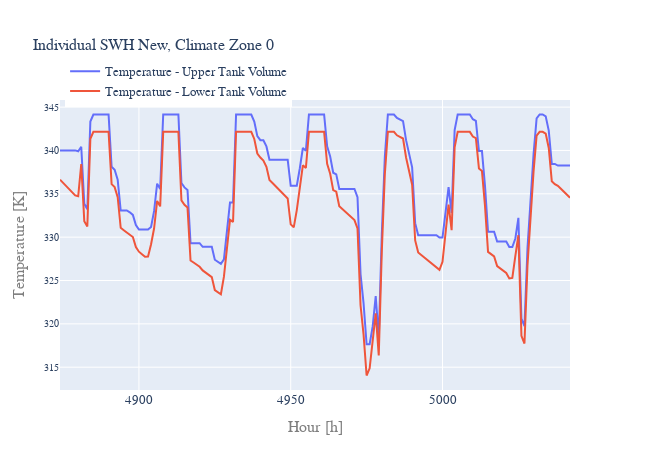

The notebook cell saved with this chart:
### Code cell
fig = Plot(data_headers = [r['t_tank_up'], r['t_tank_low']], \
                 outpath = '', save_image = False, title = 'Individual SWH New, Climate Zone ' + str(int(bl_climate)), 
                 label_h = 'Hour [h]', label_v = 'Temperature [K]',\
                 legend = True, duration_curve = False, margin_l = m_l, margin_b = m_b,\
                 notebook_mode = True, width = w, height = h, fontsize = f, legend_x = 0.01, legend_y = 1.15).\
            series(ts_res_indiv_new_cold.loc[first_hour + 1 : last_hour + 1,\
                [r['t_tank_up'], r['t_tank_low']]], \
                 outfile = '', modes = 'lines')

### Figure 1 — Plotly figure (JSON) as saved in the notebook; plotly's stock layout.template omitted (floating-point values rounded to 4 significant figures; data arrays with more than 128 entries replaced by an {"elided": "..."} marker saying what was removed)
{"data": [{"mode": "lines", "name": "Temperature - Upper Tank Volume", "type": "scatter", "x": {"elided": "169 int values"}, "y": {"elided": "169 float values"}}, {"mode": "lines", "name": "Temperature - Lower Tank Volume", "type": "scatter", "x": {"elided": "169 int values"}, "y": {"elided": "169 float values"}}], "layout": {"font": {"family": "arial", "size": 16}, "height": 450, "legend": {"font": {"family": "arial", "size": 12.8}, "x": 0.01, "y": 1.15}, "margin": {"b": 60, "l": 60}, "showlegend": true, "title": {"font": {"family": "arial", "size": 16}, "text": "Individual SWH New, Climate Zone 0"}, "width": 650, "xaxis": {"tickfont": {"size": 12.8}, "title": {"font": {"color": "#7f7f7f", "size": 16}, "text": "Hour [h]"}}, "yaxis": {"tickfont": {"size": 9.6}, "title": {"font": {"color": "#7f7f7f", "size": 16}, "text": "Temperature [K]"}}}}
